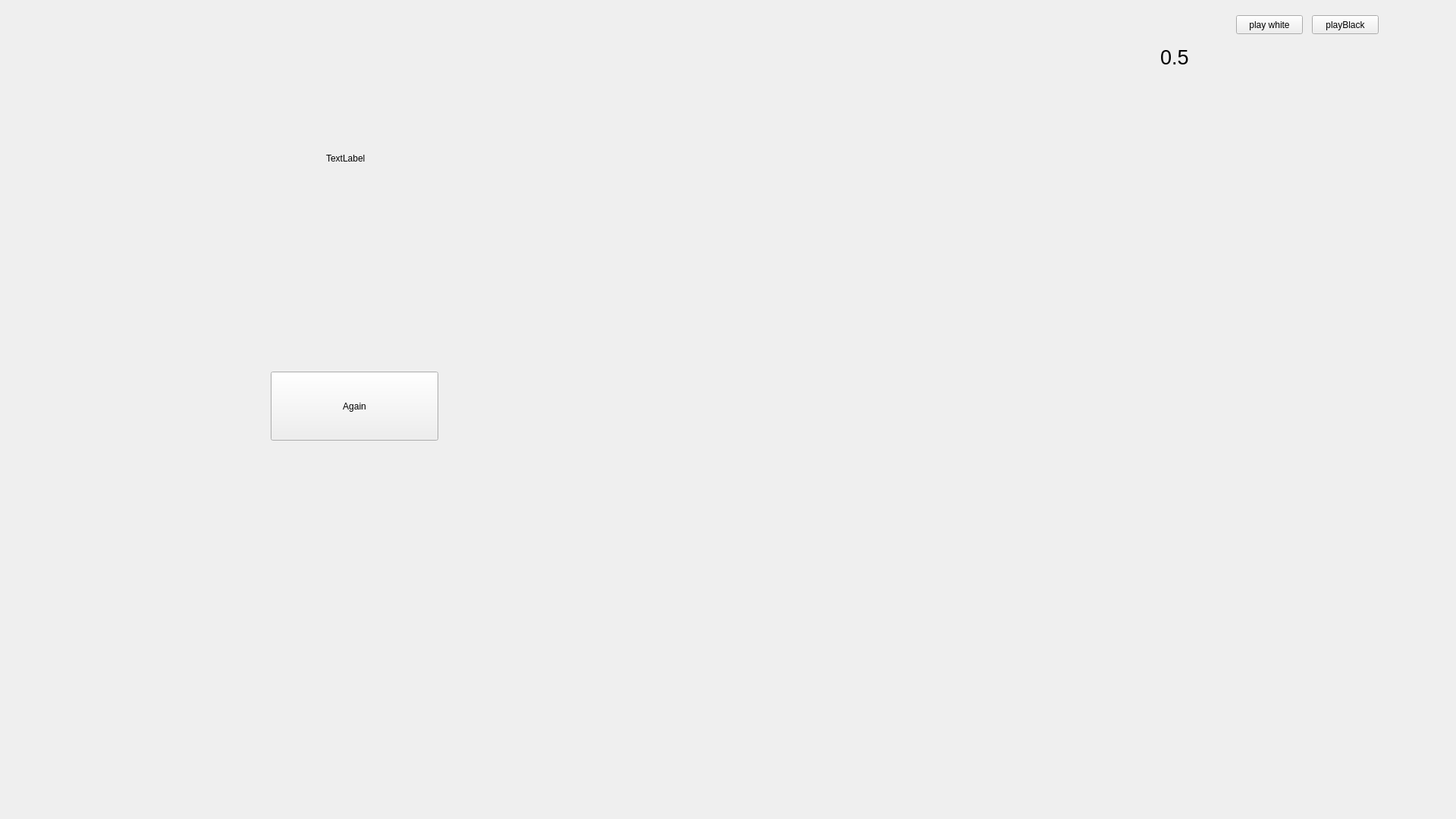
<?xml version="1.0" encoding="UTF-8"?>
<ui version="4.0">
 <class>mainwindow</class>
 <widget class="QWidget" name="mainwindow">
  <property name="geometry">
   <rect>
    <x>0</x>
    <y>0</y>
    <width>1920</width>
    <height>1080</height>
   </rect>
  </property>
  <property name="sizePolicy">
   <sizepolicy hsizetype="Fixed" vsizetype="Fixed">
    <horstretch>0</horstretch>
    <verstretch>0</verstretch>
   </sizepolicy>
  </property>
  <property name="minimumSize">
   <size>
    <width>1920</width>
    <height>1080</height>
   </size>
  </property>
  <property name="maximumSize">
   <size>
    <width>1920</width>
    <height>1080</height>
   </size>
  </property>
  <property name="windowTitle">
   <string>chess</string>
  </property>
  <widget class="QLabel" name="image">
   <property name="geometry">
    <rect>
     <x>1040</x>
     <y>140</y>
     <width>800</width>
     <height>800</height>
    </rect>
   </property>
   <property name="text">
    <string/>
   </property>
  </widget>
  <widget class="QLabel" name="evaluation">
   <property name="geometry">
    <rect>
     <x>1530</x>
     <y>50</y>
     <width>131</width>
     <height>51</height>
    </rect>
   </property>
   <property name="font">
    <font>
     <pointsize>20</pointsize>
    </font>
   </property>
   <property name="text">
    <string>0.5</string>
   </property>
   <property name="textFormat">
    <enum>Qt::MarkdownText</enum>
   </property>
  </widget>
  <widget class="QWidget" name="widget" native="true">
   <property name="geometry">
    <rect>
     <x>90</x>
     <y>110</y>
     <width>741</width>
     <height>571</height>
    </rect>
   </property>
   <widget class="QPushButton" name="gameResult">
    <property name="geometry">
     <rect>
      <x>267</x>
      <y>380</y>
      <width>221</width>
      <height>91</height>
     </rect>
    </property>
    <property name="text">
     <string>Again</string>
    </property>
   </widget>
   <widget class="QLabel" name="label">
    <property name="geometry">
     <rect>
      <x>340</x>
      <y>90</y>
      <width>66</width>
      <height>17</height>
     </rect>
    </property>
    <property name="text">
     <string>TextLabel</string>
    </property>
   </widget>
  </widget>
  <widget class="QPushButton" name="playWhite">
   <property name="geometry">
    <rect>
     <x>1630</x>
     <y>20</y>
     <width>88</width>
     <height>25</height>
    </rect>
   </property>
   <property name="text">
    <string>play white</string>
   </property>
  </widget>
  <widget class="QPushButton" name="playBlack">
   <property name="geometry">
    <rect>
     <x>1730</x>
     <y>20</y>
     <width>88</width>
     <height>25</height>
    </rect>
   </property>
   <property name="text">
    <string>playBlack</string>
   </property>
  </widget>
 </widget>
 <resources/>
 <connections/>
</ui>
